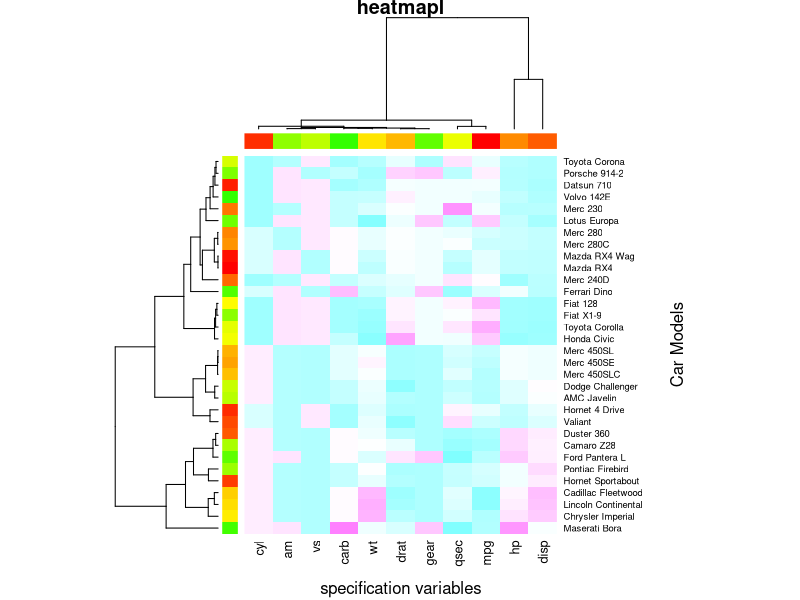

Write the R code that produced this figure.
x<- as.matrix(mtcars)
rc<-rainbow(nrow(x),start=0,end=.3)
cc<-rainbow(ncol(x),start=0,end=.3)
hv = heatmap(x, col=cm.colors(256),scale = "column",
             RowSideColors = rc,
             ColSideColors = cc,
             margins = c(5,10),
             xlab = "specification variables",
             ylab = "Car Models",
             main = "heatmapl")
utils::str(hv)

mtcars
